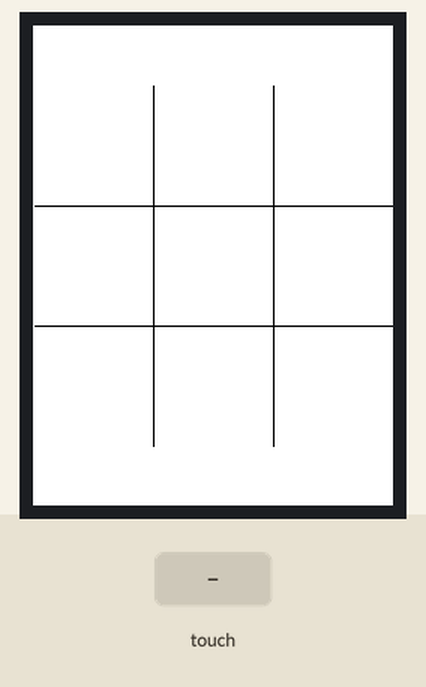
A sketch run on a simulated Arduino Uno, built with avr-gcc and run on an emulated ATmega328P. Parts: 240×320 colour display. The inputs (shaded band) are chosen by the test bench. What the sketch prints to the serial monitor is not drawn.

Above: at 1.4 s.
1.5 s: touch panel pressed at 13 % / 10 % of its raw x / y range
At 2.7 s:
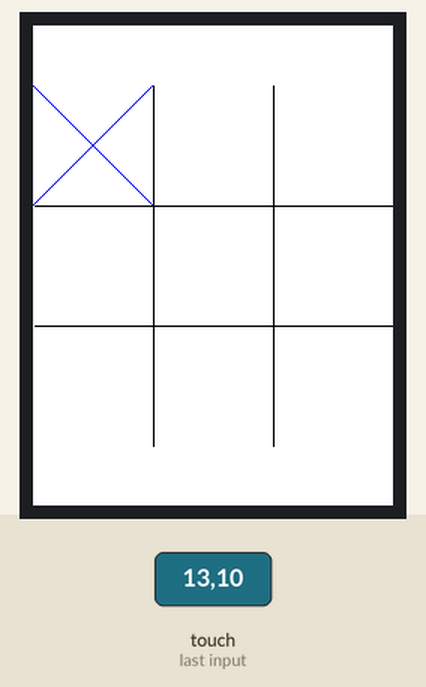
3.0 s: touch panel pressed at 38 % / 10 % of its raw x / y range
At 4.2 s:
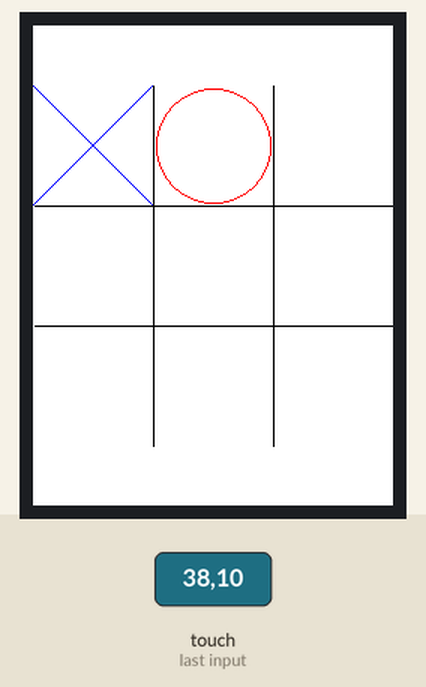
Timing chart, 0 to 6.0 s (numbered marks = the images above; inputs shaded):
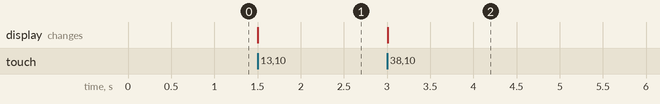

Measured:
- after the input at 1.5 s, the display: changes at once (image 1)
- after the input at 3.0 s, the display: changes at once (image 2)

The sketch:

TTT_0.002.ino
```cpp
//Programmer: Andrew J Burgess
//version 0.002

#include <MCUFRIEND_kbv.h>
MCUFRIEND_kbv tft;      // hard-wired for UNO shields anyway
#include "TouchScreen.h"
#include "BoardTile.h"

//Human-readable names to common 16-bit color values:
#define BLACK     0x0000
#define BLUE      0x001F
#define RED       0xF800
#define GREEN     0x07E0
#define CYAN      0x07FF
#define MAGENTA   0xF81F
#define YELLOW    0xFFE0
#define WHITE     0xFFFF

//these three boardtile arrays are our gameboards
static BoardTile tictactoe[3][3];
//static BoardTile checkers[8][8];
//static BoardTile chess[8][8];

//------------------------------------------------------------------------------------------------------
//------------------------------------- TTT TERMINAL GAME -----------------------------------------------
//------------------------------------------------------------------------------------------------------

//This method takes in one bool argument; if true board is a 3x3(tictactoe), else board is 8x8(chess/checkers)
//method also checks for a winner
void print_board_to_terminal(bool ttt) {

  //these variables determine loop iteration size
  int x = 7;
  int y = 7;

  //these variables hold the player board total
  int p1 = 0;
  int p2 = 0;

  //assigning iteration size for nested loop
  if (ttt) {
    x = 2;
    y = 2;
  }

  //assigning values to board positions to check the win function
  //tictactoe[0][2].setPieceValue(1);
  //tictactoe[1][1].setPieceValue(1);
  //tictactoe[2][0].setPieceValue(1);

  //using a nested loop to print out the game board to the terminal
  for (int i = 0; i <= x; i++) {
    for (int j = 0; j <= y; j++) {

      int val = tictactoe[i][j].getPieceValue();

      //this if else statement finds player total value for the board
      if (val > 0) {
        p1 += val;
      }
      else if (val < 0)
      {
        p2 += val;
      }
      Serial.print(val);

    }
    //using an endle to index to the next line
    Serial.println();
  }
}

//check_ttt_winner simply adds up rows and columns, then checks for a total value of 3 or -3 to then call the
//declare winner function.
int win = -5;
void check_ttt_winner() {
  //declaring variables that will be used for winning value verification
  int x0 = 0;
  int x1 = 0;
  int x2 = 0;
  int y123 = 0;

  //using nested loop to check gameboard values
  for (int i = 0; i <= 2; i++) {
    for (int j = 0; j <= 2; j++) {
      //checking vertical values for game win
      if (j == 0) {
        x0 += tictactoe[i][j].getPieceValue();
        if (abs(x0) == 3) {
          win = 3;
        }
      }
      else if (j == 1) {
        x1 += tictactoe[i][j].getPieceValue();
        if (abs(x1) == 3) {
          Serial.print("x1: ");
          Serial.println(x1);
          win = 4;
        }
      }
      else if (j == 2) {
        x2 += tictactoe[i][j].getPieceValue();
        if (abs(x2) == 3) {
          win = 5;
        }
      }
      //checking horizontal values for a game win
      y123 += tictactoe[i][j].getPieceValue();
      if (y123 == 3) {
        Serial.println("player 1 wins!");
        win = i;
      }
      else if (y123 == -3) {
        Serial.println("player 2 wins!");
        win = i;
      }
//      Serial.println("x0-2:");
//      Serial.println(x0);
//      Serial.println(x1);
//      Serial.println(x2);
    }
    y123 = 0;
  }
  //checking x variables if there is a win for either player
  if (x0 == 3 || x1 == 3 || x2 == 3) {
    Serial.println("player 1 wins!");
  }
  else if (x0 == -3 || x1 == -3 || x2 == -3) {
    Serial.println("player 2 wins!");
    //win = true;
  }
  //resetting variables
  x0 = 0;
  x1 = 0;
  x2 = 0;

  //if there are no horizontal or vertical winners, I reset x0 and x1 to check for diagnal winners
  //first checks top left to bottom right
  x0 = tictactoe[0][0].getPieceValue() + tictactoe[1][1].getPieceValue() + tictactoe[2][2].getPieceValue();
  //second checks bottom left to top right
  x1 = tictactoe[0][2].getPieceValue() + tictactoe[1][1].getPieceValue() + tictactoe[2][0].getPieceValue();

  if (abs(x0) == 3) {
    win = 6;
  } else if (abs(x1) == 3) {
    win = 7;
  }

  //checking for if diagnals produce a win for either player
  if (x0 == 3 || x1 == 3) {
    Serial.println("player 1 wins!");
  }
  else if (x0 == -3 || x1 == -3) {
    Serial.println("player 2 wins!");
  }
}


//ttt() method initializes the tictactoe gameboard
void init_ttt() {
  //using nested for loops to initialize empty gameboard with tictacktoe tile values.
  for (int x = 0; x <= 2; x++) {
    for (int y = 0; y <= 2; y++) {
      tictactoe[x][y] = BoardTile(79, 79, 1, x, y, 0);
    }
  }
  print_board_to_terminal(true);
  check_ttt_winner();

}

//---------------------------------------------------------------------------------------------------------
//-------------------------------- END OF TERMINAL GAME -----------------------------------------------------
//---------------------------------------------------------------------------------------------------------

//---------------------------------------------------------------------------------------------------------
//-------------------------------- USER INPUT PORTION OF GAME ---------------------------------------------
//---------------------------------------------------------------------------------------------------------

//global player variables counts number of turns to decipher whos turn it is and thus which value to assign to tile

int turns = 1;
int x = 0;
int y = 0;

//Returns true or false
boolean isOdd(int cntr) {
  int result = cntr % 2;
  if (result != 0) {
    return true;
  } else {
    return false;
  }
}

void draw_ttt_board() {
  //vertical lines
  tft.drawLine(80, 40, 80, 280, BLACK);
  tft.drawLine(160, 40, 160, 280, BLACK);
  //horizontal lines
  tft.drawLine(1, 120, 240, 120, BLACK);
  tft.drawLine(1, 200, 240, 200, BLACK);
}

//----- converting "raw" pixel data into 0-8 coordinates------
void convert_pixel_in(int xpos, int ypos) {
  //int coord, x, y;

  //assigning x value
  if (xpos >= 0 && xpos <= 79) {
    x = 0;
  } else if (xpos >= 81 && xpos <= 160) {
    x = 1;
  } else if (xpos >= 162 && xpos <= 240) {
    x = 2;
  }

  //assigning y value
  if (ypos >= 40 && ypos <= 119) {
    y = 0;
  } else if (ypos >= 121 && ypos <= 200) {
    y = 1;
  } else if (ypos >= 202 && ypos <= 281) {
    y = 2;
  }
  //return x, y;
  Serial.print("x: ");
  Serial.println(x);
  Serial.print("y: ");
  Serial.println(y);
}


//this function draws a circle at given x,y location
void draw_piece() {

  boolean player = false;
  int x_center = 0;
  int y_center = 0;
  int x1 = 0;
  int x2 = 0;
  int y1 = 0;
  int y2 = 0;

  player = isOdd(turns);

  if (player == true) {
    if (x == 0) {
      x_center = 40;
    } else if (x == 1) {
      x_center = 120;
    } else if (x == 2) {
      x_center = 200;
    }

    if (y == 0) {
      y_center = 80;
    } else if (y == 1) {
      y_center = 160;
    } else if (y == 2) {
      y_center = 240;
    }
    Serial.println(x);
    Serial.println(y);
    tft.drawCircle(x_center, y_center, 38, RED);
  } else {

    if (x == 0) {
      x1 = 0;
      x2 = 79;
    } else if (x == 1) {
      x1 = 81;
      x2 = 160;
    } else if (x == 2) {
      x1 = 162;
      x2 = 241;
    }
    if (y == 0) {
      y1 = 40;
      y2 = 119;
    } else if (y == 1) {
      y1 = 121;
      y2 = 200;
    } else if (y == 2) {
      y1 = 202;
      y2 = 281;
    }
    tft.drawLine(x1, y1, x2, y2, BLUE);
    tft.drawLine(x1, y2, x2, y1, BLUE);
  }
}

void display_end_screen(int player) {
  Serial.print(player);
  boolean lock = true;
  //tft.reset();
  if (turns == 10) {
    tft.fillScreen(MAGENTA);
  } else if (player == 1) {
    tft.fillScreen(BLUE);
  } else if (player == -1) {
    tft.fillScreen(RED);
  }
  while (lock == true) {

  }
}


//---------------------------------------------------------------------------------------------------------
//----------------------------- EVERYTHING YOU NEED FOR A TFT SCREEN --------------------------------------
//---------------------------------------------------------------------------------------------------------

//DECLARING VARIABLES FOR TOUCH SCREEN FUNCTIONALITY. You will need to run a screen calibration so that your
//touch screen can run the code.
char *name = "Please Calibrate."; //edit name of shield
const int16_t XP = 8, XM = A2, YP = A3, YM = 9; //240x320 ID=0x9341
const int16_t TS_LEFT = 133, TS_RT = 921, TS_TOP = 79, TS_BOT = 888;

TouchScreen ts = TouchScreen(XP, YP, XM, YM, 300);
TSPoint tp;

// max-min pressure are ADC values to verify that the screen has recieved user input
#define MINPRESSURE 200
#define MAXPRESSURE 1000

int16_t ID;
int8_t Orientation = 0; //PORTRAIT

//---------------------------------------------------------------------------------------------------------
//----------------------------- END OF TFT SCREEN ESSENTIALS ------- --------------------------------------
//---------------------------------------------------------------------------------------------------------

void setup() {
  // put your setup code here, to run once:
  Serial.begin(9600);
  uint16_t ID = tft.readID();
  Serial.print("found ID = 0x");
  Serial.println(ID, HEX);
  if (ID == 0xD3D3) ID = 0x9481; //force ID if write-only display
  tft.begin(ID);
  tft.setRotation(0);


  tft.fillScreen(WHITE);

  init_ttt();
  draw_ttt_board();
}

void loop() {
  // put your main code here, to run repeatedly:
  uint16_t xpos, ypos;    //screen coordinates
  tp = ts.getPoint();     //ts.x, tp.y are ADC values
  int16_t curBoardX, oldX, curBoardY, oldY;
  boolean screenPress = false;
  boolean p1 = false;
  int piece = 0;
  int player = 0;

  if (tp.z > MINPRESSURE && tp.z < MAXPRESSURE) {
    //switch statement gives proper orientation for touch sensor

    //without these two lines your arduino will white screen due to pull up
    // and down pins confusing the board.
    pinMode(YP, OUTPUT);
    pinMode(XM, OUTPUT);

    switch (Orientation) {
      case 0:
        xpos = map(tp.x, TS_LEFT, TS_RT, 0, tft.width());
        ypos = map(tp.y, TS_TOP, TS_BOT, 0, tft.height());
        break;
      case 1:
        xpos = map(tp.y, TS_TOP, TS_BOT, 0, tft.width());
        ypos = map(tp.x, TS_RT, TS_LEFT, 0, tft.height());
        break;

      case 2:
        xpos = map(tp.x, TS_RT, TS_LEFT, 0, tft.width());
        ypos = map(tp.y, TS_BOT, TS_TOP, 0, tft.height());
        break;
      case 3:
        xpos = map(tp.y, TS_BOT, TS_TOP, 0, tft.width());
        ypos = map(tp.x, TS_LEFT, TS_RT, 0, tft.height());
        break;

    }

    p1 = isOdd(turns);
    if (p1) {
      player = 1;
    } else {
      player = -1;
    }

    convert_pixel_in(xpos, ypos);
    //Serial.print("x: ");
    //Serial.println(x);
    //Serial.print("y: ");
    //Serial.println(x);

    piece = tictactoe[y][x].getPieceValue();

    if (piece == 0) {
      tictactoe[y][x].setPieceValue(player);
      print_board_to_terminal(true);
      check_ttt_winner();
      turns += 1;
      draw_piece();
    }
      if (turns == 10 || win >= 0) {
    Serial.print("turns: ");
    Serial.println(turns);
    Serial.print("win: ");
    Serial.println(win);
    Serial.print("end screen function called. player: ");
    Serial.println(player);
    display_end_screen(player);
  }

    //tft.fillCircle(xpos, ypos, 1, GREEN);

    delay(200);
  } else;

}
```

BoardTile.cpp
```cpp
#include "BoardTile.h"

//Creating a class constructor
BoardTile::BoardTile() {
	TileSizeX = 0;
	TileSizeY = 0;
	TileColor = 0;
	TileLocationX = 0;
	TileLocationY = 0;
	PieceValue = 0;
}

BoardTile::BoardTile(int tsx, int tsy, int tc, int tlx, int tly, int pv) {
	TileSizeX = tsx;
	TileSizeY = tsy;
	TileColor = tc;
	TileLocationX = tlx;
	TileLocationY = tly;
	PieceValue = pv;
}

BoardTile::~BoardTile() {

}

void BoardTile::setTileSizeXY(int X, int Y) {
	if (X >= 0 && Y >= 0) {
		TileSizeX = X;
		TileSizeY = Y;
	}
}
//setTileSize refers to pixel count in tile size
void BoardTile::setTileSizeX(int Tile_X) {
	if (Tile_X >= 0) {
		TileSizeX = Tile_X;
	}
	else {
		TileSizeX = 0;
	}
 }

void BoardTile::setTileSizeY(int Tile_Y) {
	if (Tile_Y >= 0) {
		TileSizeX = Tile_Y;
	}
	else {
		TileSizeY = 0;
	}
}

void BoardTile::setTileColor(int t_color) {
	if (TileColor >= 0) {
		TileColor = t_color;
	}
	else {
		TileColor = 0;
	}
}

//TileLocation refers to position of tile in the board array
void BoardTile::setTileLocation(int x, int y) {
	if (x >= 0 && y >= 0) {
		TileLocationX = x;
		TileLocationY = y;
	}
	else {
		TileLocationX = 0;
		TileLocationY = 0;
	}
}

void BoardTile::setTileLocationX(int x) {
	if (x >= 0) {
		TileLocationX = x;
	}
	else {
		TileLocationX = 0;
	}
}

void BoardTile::setTileLocationY(int y) {
	if (y >= 0) {
		TileLocationY = y;
	}
	else {
		TileLocationY = 0;
	}
}

//setPiecevalue assigns the type of piece thats associated with the tile
//i.e. for tictactoe a 1 is an x and an o is (-1)
void BoardTile::setPieceValue(int pVal) {
	if (pVal >= 0) {
		PieceValue = pVal;
	}
	else {
		PieceValue = pVal;
	}
}

int BoardTile::getTileSizeXY() {
	return TileSizeX, TileSizeY;
}

int BoardTile::getTileSizeX() {
	return TileSizeX;
}

int BoardTile::getTileSizeY() {
	return TileSizeY;
}

int BoardTile::getTileLocationXY() {
	return TileLocationX, TileLocationY;
}

int BoardTile::getTileLocationX() {
	return TileLocationX;
}

int BoardTile::getTileLocationY() {
	return TileLocationY;
}

int BoardTile::getTileColor() {
	return TileColor;
}

int BoardTile::getPieceValue() {
	return PieceValue;
}
```

BoardTile.h
```cpp
/*
* File: BoardTile.h
* Author: aBurgess
*
* Created: February 2nd, 2022
*/

#ifndef BOARDTILE_H
#define BOARDTILE
#endif // !BOARDTILE_H

class BoardTile
{
private:
	int TileSizeX;
	int TileSizeY;
	int TileColor;
	int TileLocationX;
	int TileLocationY;
	int PieceValue;

public:

	BoardTile();

	BoardTile(int, int, int, int, int, int);

	~BoardTile();

	//setters-----
	void setTileSizeXY(int, int);
	void setTileSizeY(int);
	void setTileSizeX(int);

	void setTileColor(int);

	void setTileLocation(int, int);
	void setTileLocationY(int);
	void setTileLocationX(int);

	void setPieceValue(int);

	//getters--
	int getTileSizeXY();
	int getTileSizeX();
	int getTileSizeY();

	int getTileLocationXY();
	int getTileLocationX();
	int getTileLocationY();

	int getTileColor();
	int getPieceValue();
};
```
